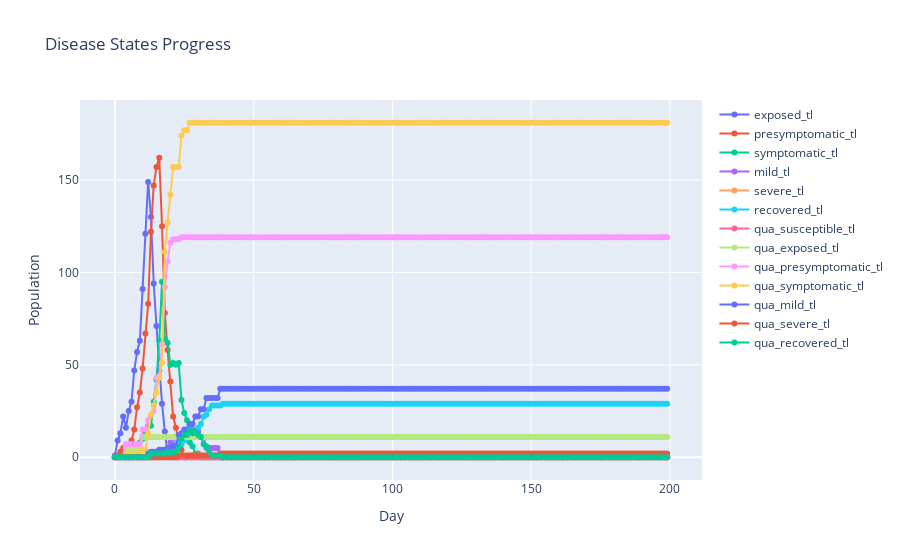

Here is the notebook cell this chart was saved with:
### Markdown cell above
some toilets overlap with foodpoints, so foodpoints aren't visible on the plot

### Code cell
# tracking disease states progress (not tracking 'susceptible_tl' since range is very different)
disease_states = ['exposed_tl', 'presymptomatic_tl', 'symptomatic_tl', 'mild_tl', 'severe_tl', 'recovered_tl', 'qua_susceptible_tl', 'qua_exposed_tl', 'qua_presymptomatic_tl', 'qua_symptomatic_tl', 'qua_mild_tl', 'qua_severe_tl', 'qua_recovered_tl']
disease_state_tracker_plot = go.Figure()

for state in disease_states:
    disease_state_tracker_plot.add_trace(go.Scatter(x=track_states['day'],
                                                    y=track_states[state], 
                                                    name=state,
                                                    mode='lines+markers',
                                                    hovertemplate='%{y}'))
disease_state_tracker_plot.layout.xaxis.title = 'Day'
disease_state_tracker_plot.layout.yaxis.title = 'Population'
disease_state_tracker_plot.layout.hovermode = 'x'
disease_state_tracker_plot.layout.title = 'Disease States Progress'
disease_state_tracker_plot.show()

### Figure 1 — Plotly figure (JSON) as saved in the notebook; plotly's stock layout.template omitted (floating-point values rounded to 4 significant figures; data arrays with more than 128 entries replaced by an {"elided": "..."} marker saying what was removed)
{"data": [{"hovertemplate": "%{y}", "mode": "lines+markers", "name": "exposed_tl", "type": "scatter", "x": {"elided": "200 int values"}, "y": {"elided": "200 int values"}}, {"hovertemplate": "%{y}", "mode": "lines+markers", "name": "presymptomatic_tl", "type": "scatter", "x": {"elided": "200 int values"}, "y": {"elided": "200 int values"}}, {"hovertemplate": "%{y}", "mode": "lines+markers", "name": "symptomatic_tl", "type": "scatter", "x": {"elided": "200 int values"}, "y": {"elided": "200 int values"}}, {"hovertemplate": "%{y}", "mode": "lines+markers", "name": "mild_tl", "type": "scatter", "x": {"elided": "200 int values"}, "y": {"elided": "200 int values"}}, {"hovertemplate": "%{y}", "mode": "lines+markers", "name": "severe_tl", "type": "scatter", "x": {"elided": "200 int values"}, "y": {"elided": "200 int values"}}, {"hovertemplate": "%{y}", "mode": "lines+markers", "name": "recovered_tl", "type": "scatter", "x": {"elided": "200 int values"}, "y": {"elided": "200 int values"}}, {"hovertemplate": "%{y}", "mode": "lines+markers", "name": "qua_susceptible_tl", "type": "scatter", "x": {"elided": "200 int values"}, "y": {"elided": "200 int values"}}, {"hovertemplate": "%{y}", "mode": "lines+markers", "name": "qua_exposed_tl", "type": "scatter", "x": {"elided": "200 int values"}, "y": {"elided": "200 int values"}}, {"hovertemplate": "%{y}", "mode": "lines+markers", "name": "qua_presymptomatic_tl", "type": "scatter", "x": {"elided": "200 int values"}, "y": {"elided": "200 int values"}}, {"hovertemplate": "%{y}", "mode": "lines+markers", "name": "qua_symptomatic_tl", "type": "scatter", "x": {"elided": "200 int values"}, "y": {"elided": "200 int values"}}, {"hovertemplate": "%{y}", "mode": "lines+markers", "name": "qua_mild_tl", "type": "scatter", "x": {"elided": "200 int values"}, "y": {"elided": "200 int values"}}, {"hovertemplate": "%{y}", "mode": "lines+markers", "name": "qua_severe_tl", "type": "scatter", "x": {"elided": "200 int values"}, "y": {"elided": "200 int values"}}, {"hovertemplate": "%{y}", "mode": "lines+markers", "name": "qua_recovered_tl", "type": "scatter", "x": {"elided": "200 int values"}, "y": {"elided": "200 int values"}}], "layout": {"hovermode": "x", "title": {"text": "Disease States Progress"}, "xaxis": {"title": {"text": "Day"}}, "yaxis": {"title": {"text": "Population"}}}}
